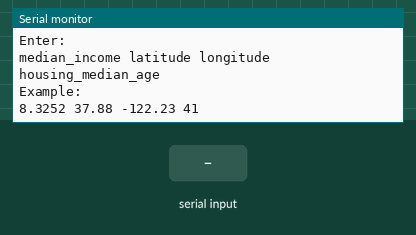
This sketch was run on a simulated Arduino Uno, built with avr-gcc and run on an emulated ATmega328P. Parts: the last lines printed to the serial monitor. Inputs (shaded band) come from the test bench.

Above: at 1.2 s.
1.3 s: "90,45,200\n" received over Serial
At 3.5 s:
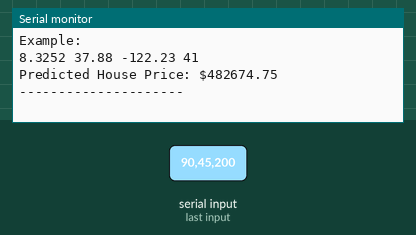
3.8 s: "1,90\n" received over Serial
At 6.3 s:
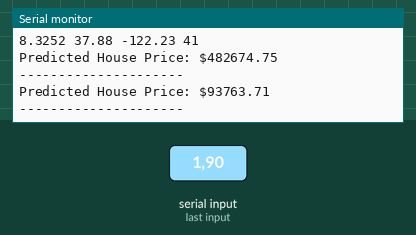

Measured:
- after the input at 1.3 s, the serial monitor: prints a new line after 1.0 s (image 1)
- after the input at 3.8 s, the serial monitor: prints a new line after 2.0 s (image 2)

The sketch:

housing_arduino.ino
```cpp
// ===============================
// Decision Tree Model
// ===============================

float predictHouse(
    float median_income,
    float latitude,
    float longitude,
    float housing_median_age
)
{
    if (median_income <= 5.04)
    {
        if (median_income <= 3.11)
        {
            if (latitude <= 34.45)
            {
                if (longitude <= -118.31)
                    return 228473.53;
                else
                    return 142259.92;
            }
            else
            {
                if (longitude <= -121.69)
                    return 148316.27;
                else
                    return 93763.70;
            }
        }
        else
        {
            if (housing_median_age <= 47.50)
            {
                if (latitude <= 37.97)
                    return 210714.42;
                else
                    return 156169.21;
            }
            else
            {
                if (longitude <= -122.31)
                    return 352294.45;
                else
                    return 246453.40;
            }
        }
    }
    else
    {
        if (median_income <= 6.89)
        {
            if (housing_median_age <= 27.50)
            {
                if (median_income <= 5.72)
                    return 240795.24;
                else
                    return 290884.29;
            }
            else
            {
                if (median_income <= 5.76)
                    return 299432.07;
                else
                    return 372219.95;
            }
        }
        else
        {
            if (median_income <= 7.82)
            {
                if (housing_median_age <= 26.50)
                    return 342282.02;
                else
                    return 425338.56;
            }
            else
            {
                if (median_income <= 9.07)
                    return 436804.80;
                else
                    return 482674.76;
            }
        }
    }
}


// ===============================
// Setup
// ===============================

void setup()
{
    Serial.begin(115200);

    Serial.println("Housing Price Predictor");
    Serial.println("Enter:");
    Serial.println("median_income latitude longitude housing_median_age");
    Serial.println("Example:");
    Serial.println("8.3252 37.88 -122.23 41");
}


// ===============================
// Loop
// ===============================

void loop()
{
    if (Serial.available())
    {
        float median_income = Serial.parseFloat();
        float latitude = Serial.parseFloat();
        float longitude = Serial.parseFloat();
        float housing_median_age = Serial.parseFloat();


        float prediction = predictHouse(
            median_income,
            latitude,
            longitude,
            housing_median_age
        );


        Serial.print("Predicted House Price: $");
        Serial.println(prediction);

        Serial.println("---------------------");
    }
}
```
